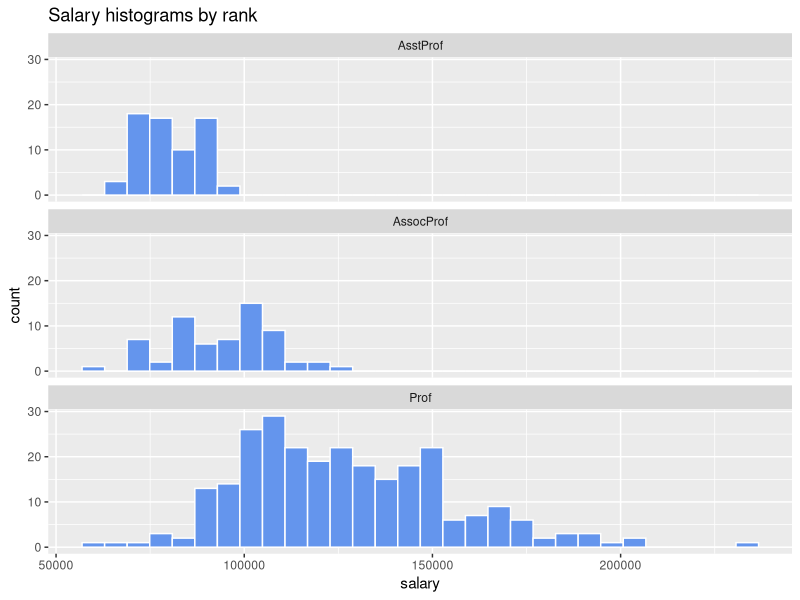
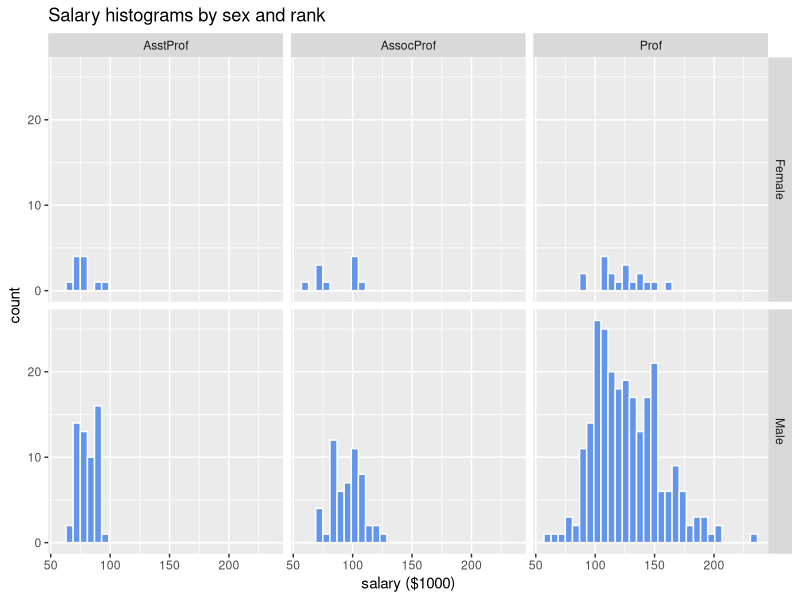
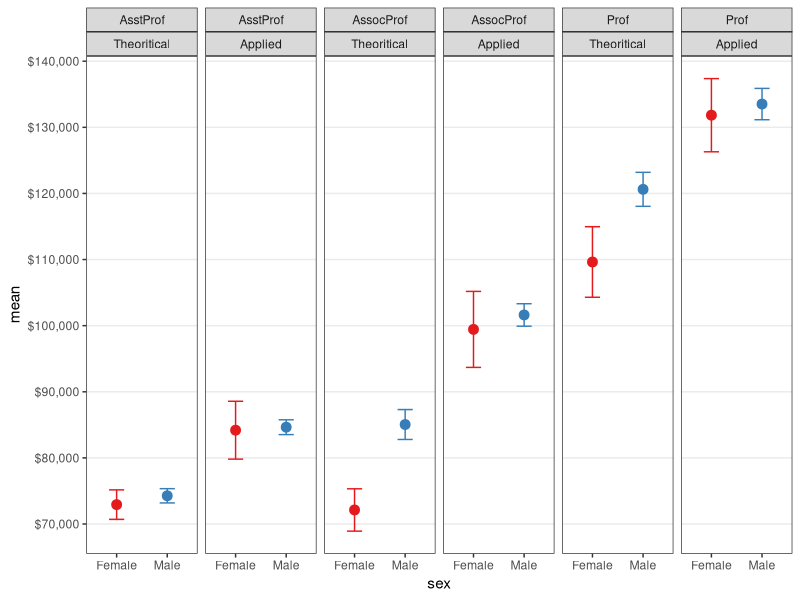

The R script that drew these images, in order:
#Facetting
library(tidyverse)
library(carData)
#arranging the facets
ggplot(Salaries, aes(x=salary))+geom_histogram(fill="cornflowerblue", color="white")+facet_wrap(~rank, ncol=1)+labs(title = "Salary histograms by rank")
#two variables defining the facets (facet_grid(row_variables~column_variables))
ggplot(Salaries, aes(x=salary/1000))+geom_histogram(color="white", fill="cornflowerblue")+facet_grid(sex~rank)+labs(title = "Salary histograms by sex and rank",x="salary ($1000)")
#facetting combined with mean and standard error
data<-Salaries%>%group_by(sex, rank, discipline)%>%summarize(n=n(), mean=mean(salary),sd=sd(salary), se=sd/sqrt(n))
data$discipline<-factor(data$discipline, labels = c("Theoritical" , "Applied"))
ggplot(data, aes(x=sex, y=mean, color=sex))+geom_point(size=3)+geom_errorbar(aes(ymin=mean-se, ymax=mean+se), width=.3)+scale_y_continuous(breaks=seq(70000, 140000, 10000), label=scales::dollar)+facet_grid(.~rank+discipline)+theme_bw()+theme(legend.position = "none", panel.grid.major.x = element_blank(),   panel.grid.minor.y = element_blank())+scale_color_brewer(palette="Set1")
